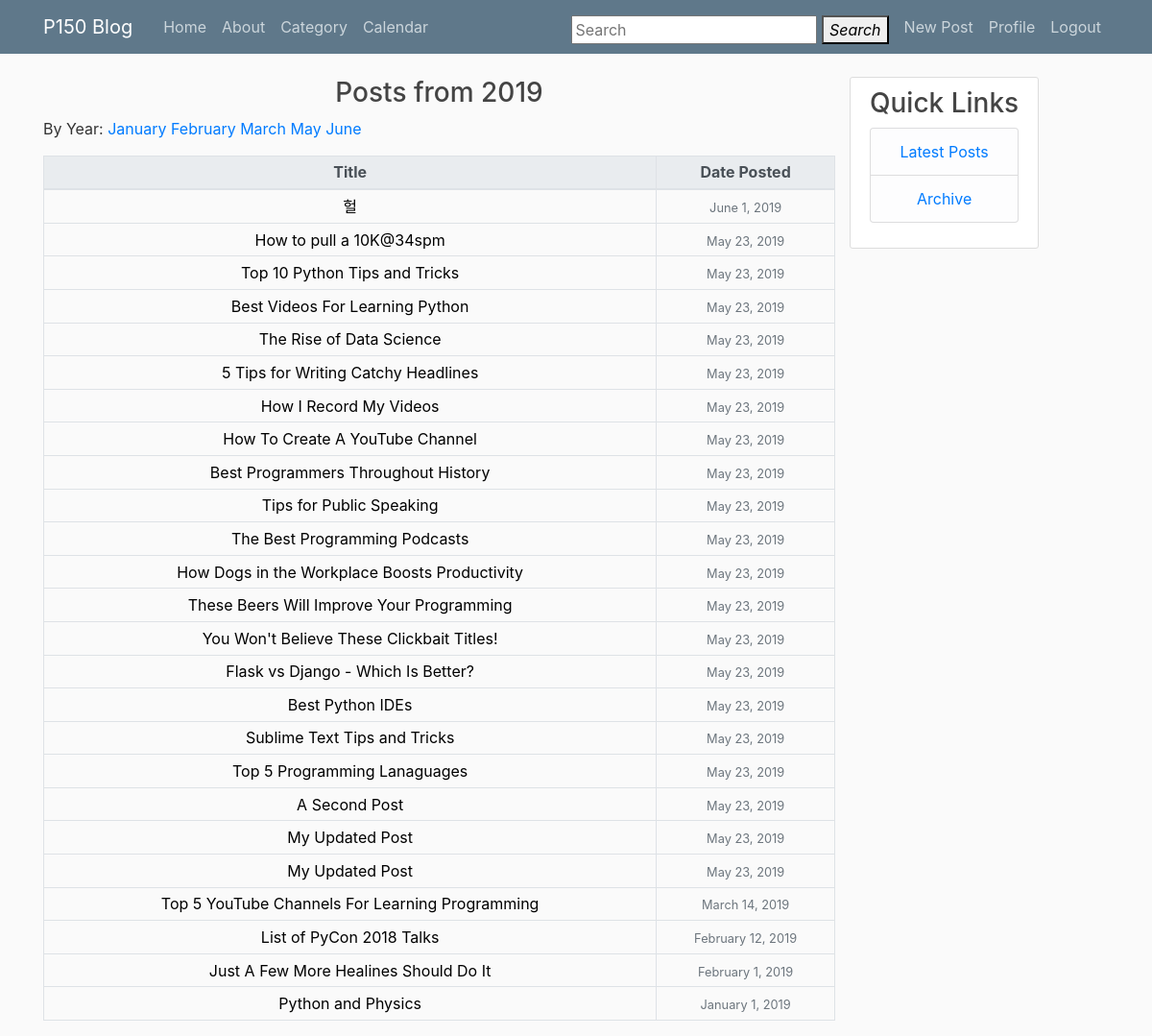
Page /archive/2019/ (signed in) on the committed database.
### blog/models.py (models this page shows, shortened)
class Post(models.Model):
    title = models.CharField(max_length=100)
    content = RichTextUploadingField(config_name='default')
    date_posted = models.DateTimeField(default=timezone.now)
    author = models.ForeignKey(User, on_delete=models.CASCADE)
    category = models.ForeignKey(Category, on_delete=models.PROTECT, null=True,
                                blank=True)

### blog/views.py (the view)
# urls.py: path('archive/<int:year>/', PostYearArchiveView.as_view(), name='archive-year'),
class PostYearArchiveView(YearArchiveView):
    queryset = Post.objects.all()
    date_field = "date_posted"
    make_object_list = True

### blog/templates/blog/post_archive_year.html
{% extends 'blog/base.html' %}
{% block content %}
	<h3 class="text-center">Posts from {{ view.kwargs.year }}</h3>
	<p>
		By Year:
		{% for date in date_list %}
			<a href="{% url 'archive-month' date.year date.month %}">{{ date|date:"F" }}</a>
		{% endfor %}
	</p>
	<table class="table table-hover table-sm table-bordered" id="override-table">
		<thead class="thead-light text-center">
			<tr>
				<th>Title</th>
				<th>Date Posted</th>
			</tr>
		</thead>
		{% for post in object_list %}
		<tr>
			<td class="text-center">
				<a href="{% url 'post-detail' post.id %}" id="archive-link">
					{{ post.title }}
				</a>
			</td>
			<td class="text-center">
				<small class="text-muted text-right">{{ post.date_posted|date:"F j, Y" }}</small>
			</td>
		</tr>
		{% endfor %}
	</table>
{% endblock %}

### blog/static/blog/main.css (style rules this page uses)
body { background: #fafafa; color: #333333; margin-top: 5rem; }
h1, h2, h3, h4, h5, h6 { color: #444444; }
#archive-link { color: black; }
#override-table { border: 1px solid black; }

### rows in the picture
Post: title "헐", date_posted "June 1, 2019"
Post: title "How to pull a 10K@34spm", date_posted "May 23, 2019"
Post: title "Top 10 Python Tips and Tricks", date_posted "May 23, 2019"
Post: title "Best Videos For Learning Python", date_posted "May 23, 2019"
Post: title "The Rise of Data Science", date_posted "May 23, 2019"
Post: title "5 Tips for Writing Catchy Headlines", date_posted "May 23, 2019"
Post: title "How I Record My Videos", date_posted "May 23, 2019"
Post: title "How To Create A YouTube Channel", date_posted "May 23, 2019"
Post: title "Best Programmers Throughout History", date_posted "May 23, 2019"
Post: title "Tips for Public Speaking", date_posted "May 23, 2019"
Post: title "The Best Programming Podcasts", date_posted "May 23, 2019"
Post: title "How Dogs in the Workplace Boosts Productivity", date_posted "May 23, 2019"
Post: title "These Beers Will Improve Your Programming", date_posted "May 23, 2019"
Post: title "You Won't Believe These Clickbait Titles!", date_posted "May 23, 2019"
Post: title "Flask vs Django - Which Is Better?", date_posted "May 23, 2019"
Post: title "Best Python IDEs", date_posted "May 23, 2019"
Post: title "Sublime Text Tips and Tricks", date_posted "May 23, 2019"
Post: title "Top 5 Programming Lanaguages", date_posted "May 23, 2019"
Post: title "A Second Post", date_posted "May 23, 2019"
Post: title "My Updated Post", date_posted "May 23, 2019"
Post: title "My Updated Post", date_posted "May 23, 2019"
Post: title "Top 5 YouTube Channels For Learning Programming", date_posted "March 14, 2019"
Post: title "List of PyCon 2018 Talks", date_posted "February 12, 2019"
Post: title "Just A Few More Healines Should Do It", date_posted "February 1, 2019"
Post: title "Python and Physics", date_posted "January 1, 2019"

### other values in the picture
{{ view.kwargs.year }} "2019"
{{ date|date:"F" }} "January" "February" "March" "May" "June"
